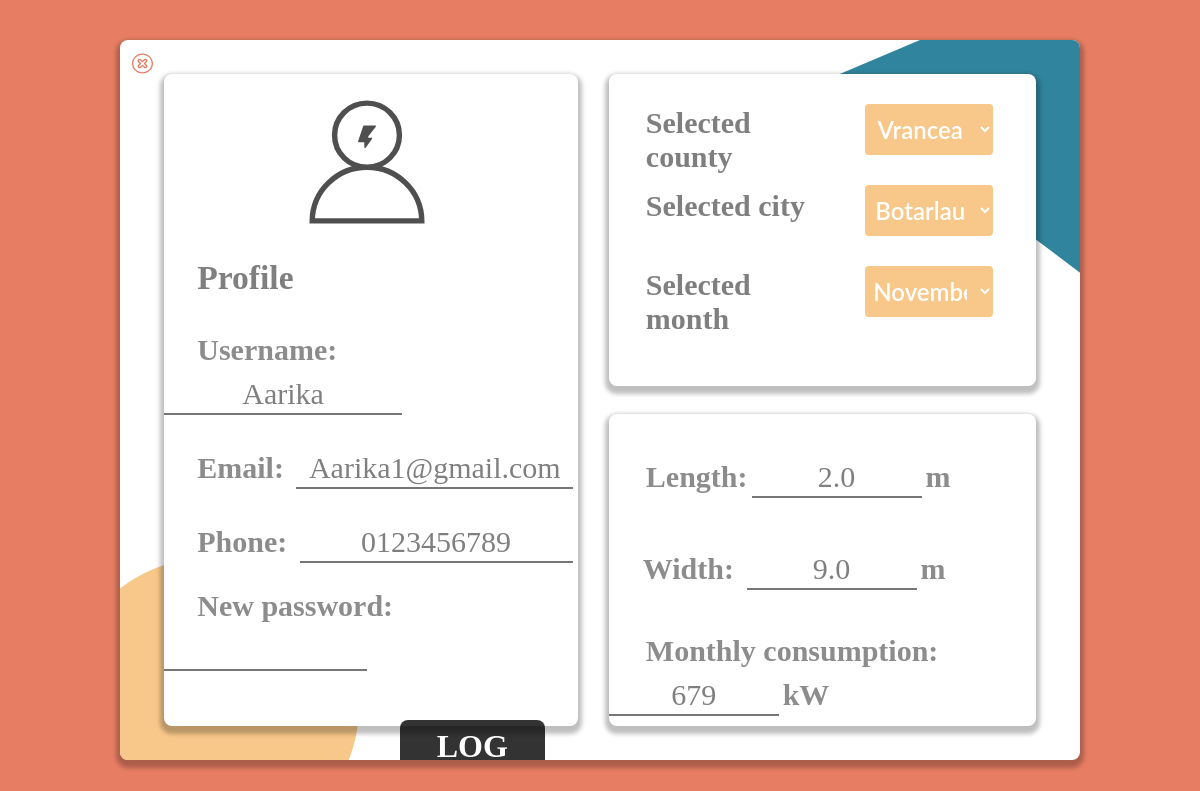
The app's page /profile (signed in), older data.
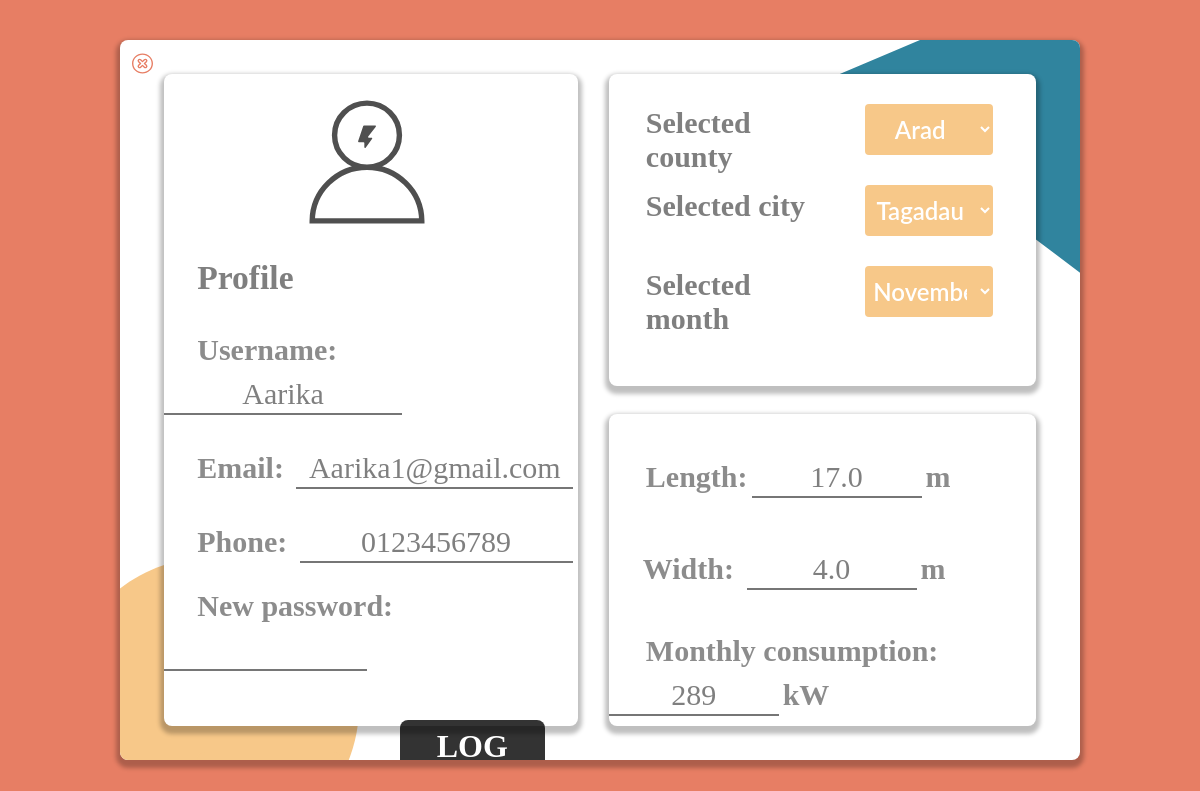
The same page, newer data.
### website/models.py (models this page shows)
class User(db.Model, UserMixin):
    id = db.Column(db.Integer, primary_key=True)
    name = db.Column(db.String(150))
    email = db.Column(db.String(150), unique=True)
    password = db.Column(db.String(150))
    phone = db.Column(db.String(150))
    county = db.Column(db.String(150))
    city = db.Column(db.String(150))
    roof_length = db.Column(db.Float)
    roof_width = db.Column(db.Float)
    month = db.Column(db.String(150))
    consumption = db.Column(db.Integer)
    budget = db.Column(db.Integer)

### website/views.py (the view, shortened to what this page needs)
@views.route('/profile', methods=['POST', 'GET'])
def profile():
    print('DONE')
    data = request.form
    return render_template('profile.html', user=current_user, show_system=False )

### website/__init__.py (called while the page is built)
def create_app():
   app = Flask(__name__)
   app.config['SQLALCHEMY_TRACK_MODIFICATIONS'] = False
   app.config['SECRET_KEY'] = 'abcd1234'
   app.config['SQLALCHEMY_DATABASE_URI'] = f'sqlite:///{DB_NAME}'
   db.init_app(app)
   from .views import views
   from .auth import auth
   app.register_blueprint(views, url_prefix='/')
   app.register_blueprint(auth, url_prefix='/')
   from . import models
   create_database(app)
   login_manager = LoginManager()
   login_manager.login_view = 'auth.login'
   login_manager.init_app(app)
   @login_manager.user_loader
   def load_user(id):
      try:
         id = int(id)
         return models.User.query.get(int(id))
      except:
         pass
   return app

### website/templates/profile.html (shortened to what the changed rows need)
<!DOCTYPE html>
<html lang="en">
<head>
    <link rel="stylesheet" type="text/css" href = "{{ url_for('static',filename='assets/css/profile.css') }}"/>
</head>
<body style=background:#e77e64;>
    <div class="wrapper">
        <div class="Rectangle-65">
            <div class="Rectangle-62">
                <img class="Frame" src = "{{ url_for('static',filename='assets/img/frame2.svg') }}">
                <span class="profile2">
                  Profile
                </span>
                <br>
                <br>
                <br>
                <span class="Surface Text-Style-23">Username:</span>
                <input style="width: 57.5%;" name="get_name" type="text" id="get_name" name="get_name" value="{{user.name}}" onchange="get_name()">
                <br>
                <br>
                <span class="Surface Text-Style-23">Email:</span>
                <input style="width: 67%;" name="get_email"  type="text" id="get_email" name="get_email" value="{{user.email}}" onchange="get_email()">
                <br>
                <br>
                <span class="Surface Text-Style-23">Phone:</span>
                <input style="width: 66%;" name="get_phone" type="text" id="get_phone" name="get_phone" value="{{user.phone}}" onchange="get_phone()">
                <br>
                <br>
                <span class="Surface Text-Style-23">New password:</span>
                <input style="width: 49%;"  type="text" id="get_password" name="get_password" value="" onchange="get_password()">
                <br>
                <br>
                <br>
                <br>
                <div class="block">
            <a  class="save" onclick="save_changes()">SAVE<img class="check" src = "{{ url_for('static',filename='assets/img/check-svgrepo-com 1.svg') }}"></a>
            <a href="/logout" class="logout">LOG OUT<imgclass="log" src = "{{ url_for('static',filename='assets/img/log-out-svgrepo-com 1.svg') }}"></a>
                </div>
            </div>
            <div class="Rectangle-63">
        <form method='POST'>
            <select class="s1" name="county" id="counties" onchange="cities_func('')">
                <script>
                    function counties(){
                        keys = Object.keys(orase)
                        console.log(keys.length)
                        console.log('here')
                        var min = 12,
                        max = 100,
                        select = document.getElementById('counties');
                        old_county = document.getElementById('get_county').value
                        for (var i = 0; i<keys.length; i++){
                            var opt = document.createElement('option');
                            opt.value = keys[i];
                            opt.innerHTML = keys[i];
                            if (opt.value == old_county){
                                opt.selected = true
                            }
                            select.appendChild(opt);
                        }
                    }
                </script>
            </select>
                <span class="Selected-city">
                  Selected city
                </span>
            <select class="s1" name="city" id="cities">
                <script>
                    window.onload = function(){
                        counties();
                        cities_func('');
                        gen_months();
                    };
                  function cities_func(county_param){
                      selected_county = document.getElementById('counties').selectedOptions[0];
                      county = selected_county.value;
                      if (county_param == 'Alba'){
                            county = 'Alba'
                      }
                      old_city = document.getElementById('get_city').value
                      console.log('BOOM')
                      console.log(county_param)
                      cities = orase[county];
                      select = document.getElementById('cities');
                      while (select.firstChild) {
                          select.removeChild(select.firstChild)
                      }
                      for(let i=0; i<cities.length; i++){
                          var opt = document.createElement('option');
                              opt.value = cities[i];
                              opt.innerHTML = cities[i];
                              if (opt.value == old_city){
                                  opt.selected = true
                              }
                              select.appendChild(opt);
                      }
                  }
                </script>
            </select>
        <span class="Selected-county">
            Selected month
          </span>
      <select class="s1 form" name="month" id="month">
            <script>
                function gen_months(){
                    select = document.getElementById('month');
                    while (select.firstChild) {
                        select.removeChild(select.firstChild);
                    }
                    all_months = ['January', 'February', 'March', 'April', 'May', 'June', 'July', 'August', 'September', 'October', 'November', 'December'];
                    user_month = document.getElementById('get_month').value;
                    console.log(user_month)
                    for(let i=0; i<12; i++){
                        var opt = document.createElement('option');
                            opt.value = all_months[i];
                            opt.innerHTML = all_months[i];
                            if (opt.value == user_month){
                                opt.selected = true;
                            }
                            select.appendChild(opt);
                    }
                }
            </script>
      </select>
            </div>
            <div class="Rectangle-64">
                <br><br>
                <span class="Surface Text-Style-21">Length:</span>
                <input type="text" id="surface" name="roof_length" value="{{user.roof_length}}">
            <span class="Text-Style-22">m</span>
                <br><br><br>
                <span class="Surface Text-Style-23">Width:</span>
                <input type="text" id="surface" name="roof_width" value="{{user.roof_width}}">
            <span class="Text-Style-22">m</span>
                <br><br><br>
                <span class="Surface Text-Style-21">Monthly consumption:</span>
                <input type="text" id="surface" name="consumption" value="{{user.consumption}}">
            <span class="Text-Style-22">kW</span>
            </div>
        </div>
    </div>
</body>
</html>

Row changes from the older to the newer data that the page shows:
changed User "Aarika": roof_length "2.0" → "17.0"; roof_width "9.0" → "4.0"; consumption "679" → "289"
Text that changed along with them:
form field county: "Vrancea" → "Arad"
form field city: "Botarlau" → "Tagadau"
